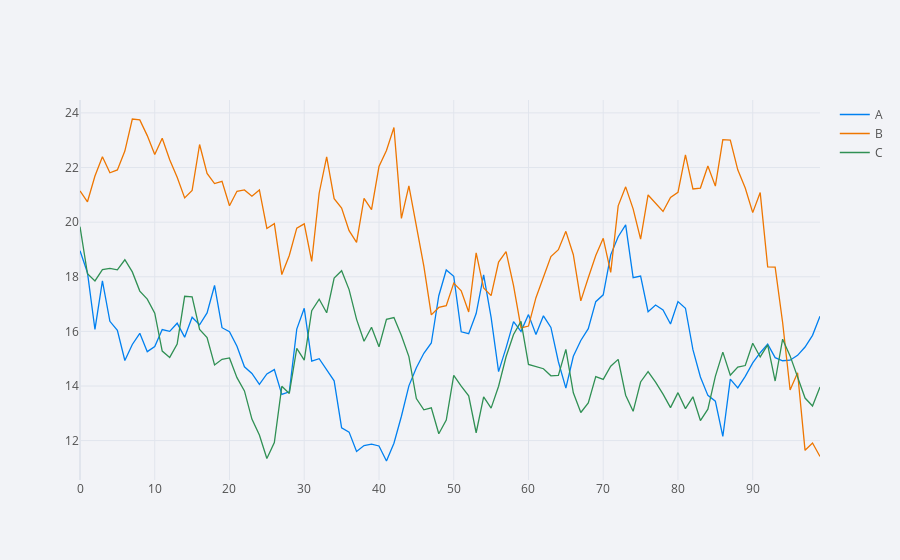

Here is the notebook cell this chart was saved with:
### Markdown cell above
### 1. Line Plot
- The iplot method on Series and DataFrame is wrapper of Plotly's plot method

### Code cell
df.iplot()
